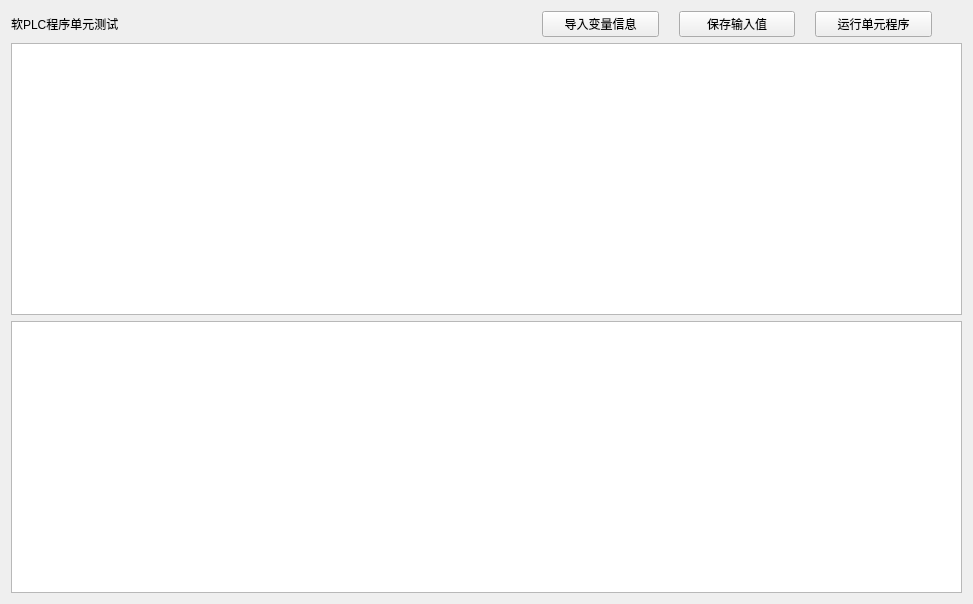
<?xml version="1.0" encoding="UTF-8"?>
<ui version="4.0">
 <class>Unit</class>
 <widget class="QWidget" name="Unit">
  <property name="geometry">
   <rect>
    <x>0</x>
    <y>0</y>
    <width>973</width>
    <height>604</height>
   </rect>
  </property>
  <property name="windowTitle">
   <string>Form</string>
  </property>
  <layout class="QHBoxLayout" name="horizontalLayout_3">
   <item>
    <layout class="QVBoxLayout" name="verticalLayout">
     <item>
      <layout class="QHBoxLayout" name="horizontalLayout_2">
       <property name="spacing">
        <number>50</number>
       </property>
       <item>
        <widget class="QLabel" name="label_1">
         <property name="text">
          <string>软PLC程序单元测试</string>
         </property>
        </widget>
       </item>
       <item>
        <layout class="QHBoxLayout" name="horizontalLayout">
         <property name="spacing">
          <number>20</number>
         </property>
         <property name="leftMargin">
          <number>30</number>
         </property>
         <property name="rightMargin">
          <number>30</number>
         </property>
         <item>
          <widget class="QPushButton" name="importButton">
           <property name="text">
            <string>导入变量信息</string>
           </property>
          </widget>
         </item>
         <item>
          <widget class="QPushButton" name="saveButton">
           <property name="text">
            <string>保存输入值</string>
           </property>
          </widget>
         </item>
         <item>
          <widget class="QPushButton" name="runButton">
           <property name="text">
            <string>运行单元程序</string>
           </property>
          </widget>
         </item>
        </layout>
       </item>
      </layout>
     </item>
     <item>
      <widget class="QTableView" name="tableView"/>
     </item>
     <item>
      <widget class="QTextEdit" name="textEdit"/>
     </item>
    </layout>
   </item>
  </layout>
 </widget>
 <resources/>
 <connections/>
</ui>
